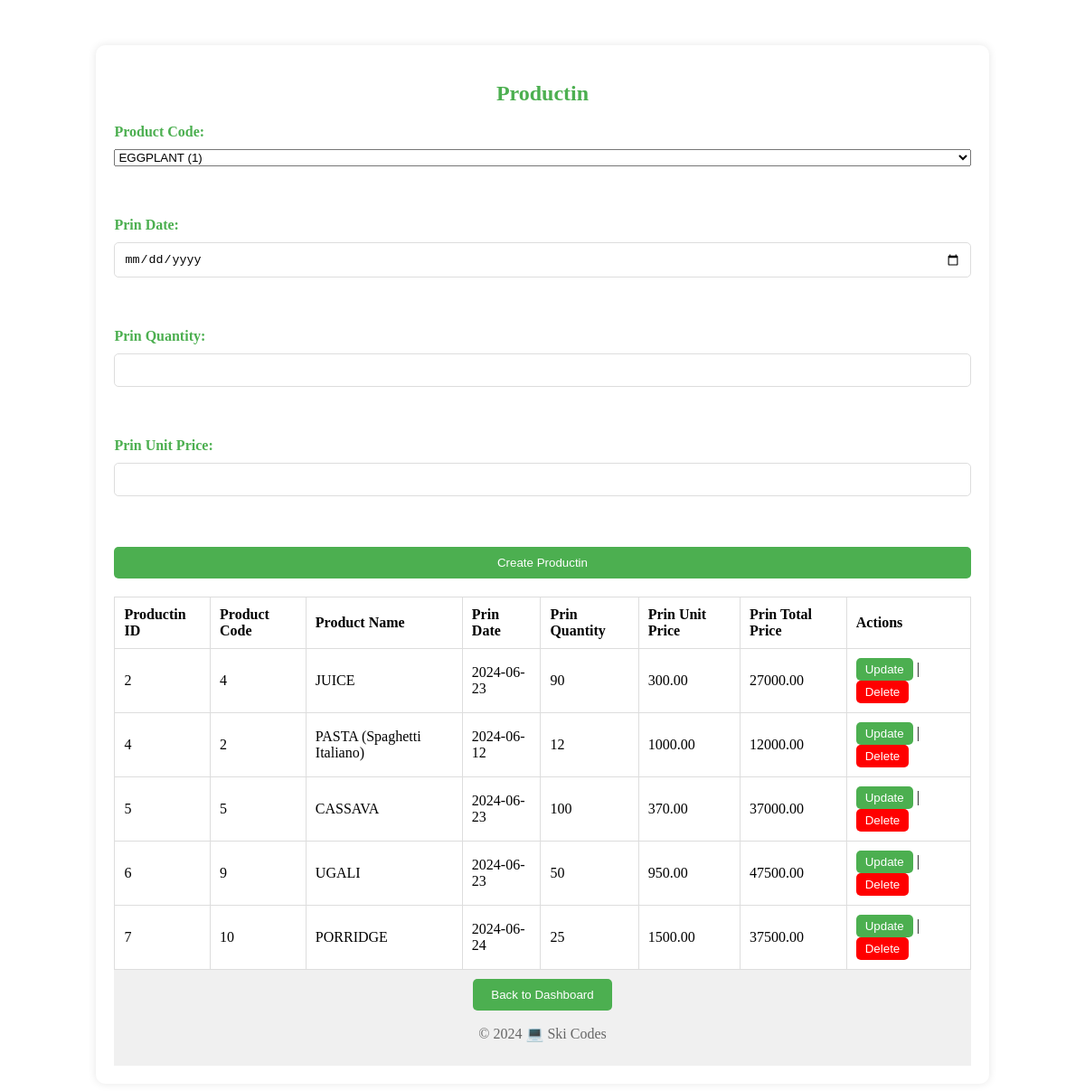
Screenshot of /productin.php with the database file from the repository.
### tables this page shows
CREATE TABLE IF NOT EXISTS `productin` (
  `Productin_id` int(11) NOT NULL AUTO_INCREMENT,
  `ProductCode` int(11) DEFAULT NULL,
  `prin_Date` date DEFAULT NULL,
  `prin_Quantity` int(11) DEFAULT NULL,
  `prin_Unit_Price` decimal(15,2) DEFAULT NULL,
  `prin_TotalPrice` decimal(20,2) GENERATED ALWAYS AS ((`prin_Quantity` * `prin_Unit_Price`)) STORED,
  PRIMARY KEY (`Productin_id`),
  KEY `productin_ibfk_1` (`ProductCode`)
);

CREATE TABLE IF NOT EXISTS `products` (
  `ProductCode` int(11) NOT NULL AUTO_INCREMENT,
  `ProductName` varchar(100) NOT NULL,
  PRIMARY KEY (`ProductCode`)
);

### productin.php (the view, shortened to what this page needs)
<div class="container">
  <h2>Productin</h2>
  <?php
  $conn = mysqli_connect("localhost", "root", "", "STORE");
 ?>
  <form action="<?php echo $_SERVER['PHP_SELF'];?>" method="post">
   <label for="product_code">Product Code:</label>
    <select id="product_code" name="product_code">
      <?php
      $query = "SELECT * FROM Products";
      $result = mysqli_query($conn, $query);
      while ($row = mysqli_fetch_assoc($result)) {
        echo "<option value='". $row['ProductCode']. "'>". $row['ProductName']. " (". $row['ProductCode']. ")</option>";
      }
    ?>
    </select><br><br>
    <label for="prin_date">Prin Date:</label>
    <input type="date" id="prin_date" name="prin_date"><br><br>
    <label for="prin_quantity">Prin Quantity:</label>
    <input type="number" id="prin_quantity" name="prin_quantity"><br><br>
    <label for="prin_unit_price">Prin Unit Price:</label>
    <input type="number" step="0.01" id="prin_unit_price" name="prin_unit_price"><br><br>
    <input type="submit" name="create_productin" value="Create Productin">
  </form>
  <table>
    <tr>
      <th>Productin ID</th>
      <th>Product Code</th>
      <th>Product Name</th>
      <th>Prin Date</th>
      <th>Prin Quantity</th>
      <th>Prin Unit Price</th>
      <th>Prin Total Price</th>
      <th>Actions</th>
    </tr>
    <?php
    $query = "SELECT p.Productin_id, p.ProductCode, pr.ProductName, p.prin_Date, p.prin_Quantity, p.prin_Unit_Price, p.prin_TotalPrice
             FROM Productin p
             JOIN Products pr ON p.ProductCode = pr.ProductCode";
    $result = mysqli_query($conn, $query);
    while ($row = mysqli_fetch_assoc($result)) {
      echo "<tr>";
      echo "<td>". $row['Productin_id']. "</td>";
      echo "<td>". $row['ProductCode']. "</td>";
      echo "<td>". $row['ProductName']. "</td>";
      echo "<td>". $row['prin_Date']. "</td>";
      echo "<td>". $row['prin_Quantity']. "</td>";
      echo "<td>". $row['prin_Unit_Price']. "</td>";
      echo "<td>". $row['prin_TotalPrice']. "</td>";
      echo "<td><a href='".$_SERVER['PHP_SELF']."?id=". $row['Productin_id']. "&update=true'><button class='action-btn'>Update</button></a> | <button class='delete-btn' onclick=\"if(confirm('Are you sure you want to delete this productin?')){location.href='".$_SERVER['PHP_SELF']."?id=". $row['Productin_id']. "&delete=true'}\">Delete</button></td>";
      echo "</tr>";
    }
  ?>
  </table>
<div class="footer" style="background-color: #f0f0f0; padding: 10px; text-align: center; color: #666;">
    <button class="back-btn" style="background-color: #4CAF50; color: #fff; padding: 10px 20px; border: none; border-radius: 5px; cursor: pointer;" onclick="location.href='dashboard.php'">Back to Dashboard</button>
    <p style="color: #666;">&copy; 2024 💻 Ski Codes </></p>
  </div>
</div>

### productin.php (style rules this page uses)
.container { width: 80%; margin: 50px auto; background: #fff; padding: 20px; box-shadow: 0 0 10px rgba(0, 0, 0, 0.1); border-radius: 10px; }
h2 { text-align: center; color: #4CAF50; }
form { display: flex; flex-direction: column; gap: 10px; margin-bottom: 20px; }
label { color: #4CAF50; font-weight: bold; }
input { padding: 10px; border: 1px solid #ddd; border-radius: 5px; }
input[type="submit"] { background-color: #4CAF50; color: #fff; padding: 10px 20px; border: none; border-radius: 5px; cursor: pointer; }
table { border-collapse: collapse; width: 100%; }
th, td { border: 1px solid #ddd; padding: 10px; text-align: left; }
.action-btn { background-color: #4CAF50; color: #fff; padding: 5px 10px; border: none; border-radius: 5px; cursor: pointer; }
.back-btn { background-color: #4CAF50; color: #fff; padding: 10px 20px; border: none; border-radius: 5px; cursor: pointer; }
.footer { background-color: #f0f0f0; padding: 10px; text-align: center; color: #666; }
.delete-btn { background-color: #FF0000; color: #fff; padding: 5px 10px; border: none; border-radius: 5px; cursor: pointer; }

### rows the page displays
productin: Productin_id "2", ProductCode "4", ProductCode.ProductName "JUICE", prin_Date "2024-06-23", prin_Quantity "90", prin_Unit_Price "300.00", prin_TotalPrice "27000.00"
productin: Productin_id "4", ProductCode "2", ProductCode.ProductName "PASTA (Spaghetti Italiano)", prin_Date "2024-06-12", prin_Quantity "12", prin_Unit_Price "1000.00", prin_TotalPrice "12000.00"
productin: Productin_id "5", ProductCode "5", ProductCode.ProductName "CASSAVA", prin_Date "2024-06-23", prin_Quantity "100", prin_Unit_Price "370.00", prin_TotalPrice "37000.00"
productin: Productin_id "6", ProductCode "9", ProductCode.ProductName "UGALI", prin_Date "2024-06-23", prin_Quantity "50", prin_Unit_Price "950.00", prin_TotalPrice "47500.00"
productin: Productin_id "7", ProductCode "10", ProductCode.ProductName "PORRIDGE", prin_Date "2024-06-24", prin_Quantity "25", prin_Unit_Price "1500.00", prin_TotalPrice "37500.00"

### other values shown
form field product_code "EGGPLANT (1)"
